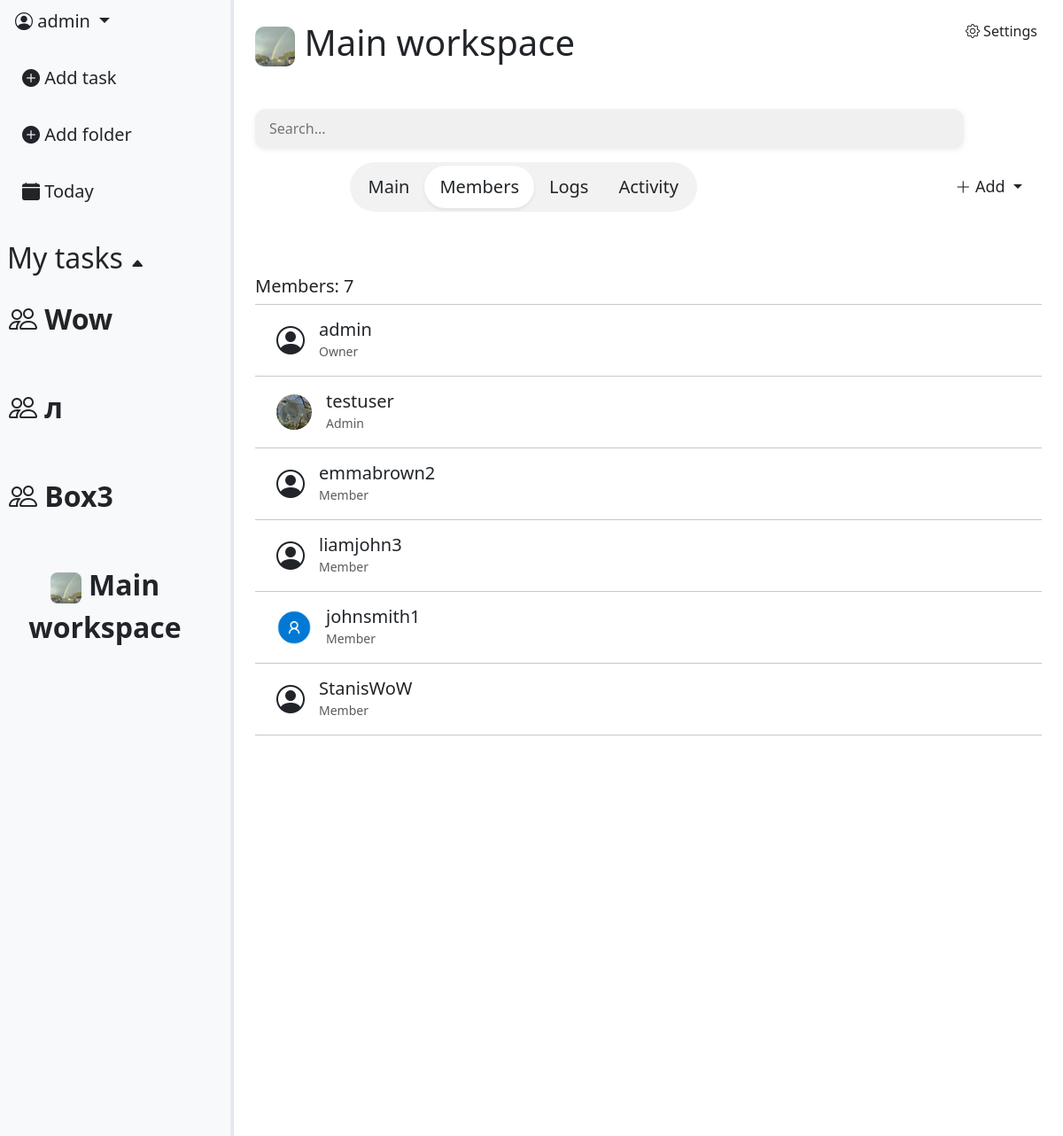
/workspace/20/?tab=members (signed in), run on the app's committed database.
### task_app/models.py (models this page shows, shortened)
class Workspace(models.Model):
    INVITE_PERMISSION = [
        ("owner_only", "Only owner"),
        ("owner_admin", "Owner & Admin"),
                ]
    WORKSPACE_SPACE = [
        ("one", "Just me"),
        ("two_five", "Group (2-5)"),
        ("six_fifteen", "Team (6-15)"),
    ]
    SPACE_LIMITS = {
        "one": 1,
        "two_five": 5,
        "six_fifteen": 15,
    }
    name = models.CharField(max_length=64)
    invite_role = models.CharField(max_length=16,
                                choices=INVITE_PERMISSION,
                                default='owner_admin')
    workspace_space = models.CharField(max_length=16, choices=WORKSPACE_SPACE, default='one')
    icon = models.ImageField(null=True, blank=True)
    created_at = models.DateTimeField(auto_now_add=True)
    owner = models.ForeignKey(User,
                            on_delete=models.CASCADE,
                            related_name='workspace_creator')

class WorkspaceMember(models.Model):
    MEMBER_PERMISSION = [
        ("owner", "Owner"),
        ("admin", "Admin"),
        ("member", "Member"),
                ]
    workspace = models.ForeignKey(Workspace,
                                on_delete=models.CASCADE,
                                related_name="members")
    member = models.ForeignKey(User,
                                on_delete=models.CASCADE,
                                related_name='workspace_member')
    role = models.CharField(max_length=16, choices=MEMBER_PERMISSION, default='member')
    joined_at = models.DateTimeField(auto_now_add=True)
    is_active = models.BooleanField(
        default=True
    )
    class Meta:
        unique_together = ('workspace', 'member')

class Profile(models.Model):
    user = models.OneToOneField(User, on_delete=models.CASCADE, related_name='profile')
    avatar = models.ImageField(upload_to='avatars/', null=True, blank=True)

### workspace_app/views.py (the view, shortened to what this page needs)
# urls.py: path('workspace/<int:pk>/', views.WorkspaceDetailView.as_view(), name="workspace_detail"),
class WorkspaceDetailView(LoginRequiredMixin, DetailView):
    model = Workspace
    context_object_name = "workspace"
    template_name = "workspace/workspace_detail.html"
    def get_queryset(self):
        return Workspace.objects.filter(
            members__member=self.request.user,
            members__is_active=True
        )
    def get_context_data(self, **kwargs):
        context = super().get_context_data(**kwargs)
        context['tab'] = self.request.GET.get('tab', 'main')
        context['boxes'] = Box.objects.filter(
            workspace=self.object
        ).prefetch_related('folders')
        context['members'] = WorkspaceMember.objects.filter(
            workspace=self.object,
            is_active=True
        ).select_related('member', 'member__profile').annotate(
            role_order=Case(
                When(role='owner', then=0),
                When(role='admin', then=1),
                When(role='member', then=2),
                default=3,
                output_field=IntegerField()
            )
        ).order_by('role_order')
        context['owner_candidates'] = WorkspaceMember.objects.filter(
            workspace=self.object,
            is_active=True,
        ).exclude(role='owner').select_related('member', 'member__profile')
        context['folders'] = Folder.objects.filter(
            creator=self.request.user,
            box__isnull=True
        )
        context['workspaces'] = Workspace.objects.filter(
            members__member=self.request.user,
            members__is_active=True
        )
        context['user_role'] = WorkspaceMember.objects.get(
            workspace=self.object,
            member=self.request.user
        ).role
        context["box_form"] = BoxForm()
        context["folders_count"] = Folder.objects.filter(workspace=self.object).count()
        context['task_form'] = TaskForm()
        context['folder_form'] = FolderForm()
        boxes_data = []
        for box in context['boxes']:
            boxes_data.append({
                'id': box.pk,
                'name': box.name,
                'folders': [
                    {'id': f.pk, 'name': f.name}
                    for f in box.folders.all()
                ]
            })
        context['boxes_json'] = json.dumps(boxes_data)
        if context['tab'] == 'logs':
                if context['user_role'] != 'owner':
                    raise Http404
        return context

### templates/workspace/workspace_detail.html (shortened to what this page needs)
{% extends 'base.html' %}
{% load static %}
{% load custom_tags %}
{% block content %}
    <div class="d-flex">
        {% include 'includes/leftbar.html' %}
        <div class="p-4" style="flex: 1 1 0; min-width: 0; position: relative;">
            {% if user_role == 'owner' or user_role == 'admin' %}
                <div style="position: absolute; top: 16px; right: 16px;">
                    <a class="btn" data-bs-toggle="modal" data-bs-target="#WorkspaceSettingsModal">
                        <i class="bi bi-gear"></i> Settings
                    </a>
                </div>
            {% elif user_role == 'member' %}
                <div style="position: absolute; top: 16px; right: 16px;">
                    <a class="btn" data-bs-toggle="modal" data-bs-target="#LeaveWorkspaceModal">
                        <i class="bi bi-box-arrow-left"></i> Leave
                    </a>
                </div>
            {% endif %}
            <h1>
                {% if workspace.icon %}
                    <img src="{{ workspace.icon.url }}"
                        style="width: 45px; height: 45px; border-radius: 10px; object-fit: cover; vertical-align: middle;">
                {% else %}
                    <i class="bi bi-people"></i>
                {% endif %}
                {{ workspace.name }}
            </h1>
            <br>
            <div class="mb-3 mt-3" style="max-width: 800px; {% if tab == 'activity' %}visibility: hidden;{% endif %}">
                <input type="text" class="custom-search" id="workspace-search" placeholder="Search...">
            </div>
            <div class="d-flex align-items-center" style="margin-left: 12%;">
                <div class="d-inline-flex p-1 rounded-pill"
                    style="background: rgba(0, 0, 0, 0.05); {% if user_role == 'member' %}width: fit-content{% endif %}">
                    <a href="?tab=main"
                        class="btn btn-lg rounded-pill px-3 {% if tab == 'main' %}bg-white shadow-sm{% endif %}">
                        Main
                    </a>
                    {% if user_role == 'owner' or user_role == 'admin' %}
                    <a href="?tab=members"
                        class="btn btn-lg rounded-pill px-3 {% if tab == 'members' %}bg-white shadow-sm{% endif %}">
                        Members
                    </a>
                    {% endif %}
                    {% if user_role == 'owner' %}
                    <a href="?tab=logs"
                        class="btn btn-lg rounded-pill px-3 {% if tab == 'logs' %}bg-white shadow-sm{% endif %}">
                        Logs
                    </a>
                    {% endif %}
                    <a href="?tab=activity"
                        class="btn btn-lg rounded-pill px-3 {% if tab == 'activity' %}bg-white shadow-sm{% endif %}">
                        Activity
                    </a>
                </div>
                <div class="ms-auto">
                    {% if user_role == 'owner' or user_role == 'admin' %}
                        <div class="dropdown">
                            <button class="btn btn-sm dropdown-toggle custom_priorety_select_menu_lg"
                                type="button" data-bs-toggle="dropdown">
                                <i class="bi bi-plus-lg"></i> Add
                            </button>
                        </div>
                    {% elif user_role == 'member' %}
                        <button class="btn" data-bs-toggle="modal" data-bs-target="#AddBoxModal">
                            <i class="bi bi-plus-lg"></i> Add box
                        </button>
                    {% endif %}
                </div>
            </div>
            <br><br>
            {% if tab == 'main' %}
                {% include 'workspace/main_tab.html' %}
            {% elif tab == 'members' and user_role in 'owner admin' %}
                {% include 'workspace/members_tab.html' %}
            {% elif tab == 'logs' and user_role == 'owner' %}
                {% include 'workspace/logs_tab.html' %}
            {% elif tab == 'activity' %}
                {% include 'workspace/activity_tab.html' %}
            {% endif %}
        </div>
    </div>
{% endblock %}

### templates/includes/leftbar.html (shortened to what this page needs)
<div id="leftbar" class="bg-light border-end d-flex flex-column" style="width: 22%; height: 100vh; position: relative; overflow: hidden;">
    <div class="flex-shrink-0">
        <div class="dropdown-center mb-3">
            <button class="btn btn-lg dropdown-toggle" type="button" data-bs-toggle="dropdown" aria-expanded="false">
                {% if user.profile and user.profile.avatar %}
                    <img src="{{ user.profile.avatar.url }}"
                        style="width: 30px; height: 30px; border-radius: 50%; object-fit: cover; vertical-align: middle;">
                {% else %}
                    <i class="bi bi-person-circle"></i>
                {% endif %}
                {{ user.username }}
            </button>
        </div>
        <div class="d-flex flex-column align-items-start gap-3 ps-2">
            <a class="btn btn-lg"
                data-bs-toggle="modal"
                data-bs-target="#TaskModal"
                data-workspace-id="{{ workspace.pk }}">
                <i class="bi bi-plus-circle-fill"></i> Add task
            </a>
            <a class="btn btn-lg"
                data-bs-toggle="modal"
                data-bs-target="#FolderModal"
                data-workspace-id="{{ workspace.pk }}">
                <i class="bi bi-plus-circle-fill"></i> Add folder
            </a>
            <a class="btn btn-lg" href="{% url 'tasks:task_list' %}">
                <i class="bi bi-calendar-fill"></i> Today
            </a>
        </div>
    </div>
    <br>
    {% if workspace and current_folder %}
        <div class="ps-2 mt-2">
            <a href="{% url 'workspace:workspace_detail' workspace.pk %}"
                class="btn btn-lg ps-2 fw-bold" style="font-size: 1.6rem;">
                <i class="bi bi-people"></i> {{ workspace.name }}
            </a>
        </div>
        <div style="flex: 1 1 0; min-height: 0; overflow-y: auto; overflow-x: hidden; margin-right: 10px;">
            {% for box in workspace_boxes %}
                <div class="folder-row d-flex align-items-center justify-content-between p-2 rounded"
                    style="cursor: pointer; user-select: none;"
                    onclick="toggleBox({{ box.pk }})">
                    <span class="btn btn-lg fw-bold ps-2" style="font-size: 1.5rem;">
                        <i id="box-arrow-{{ box.pk }}" class="bi bi-caret-up-fill" style="font-size: 14px;"></i>
                        {{ box.name }}
                    </span>
                </div>
                <div id="box-folder-{{ box.pk }}" class="ps-4" style="overflow: hidden; transition: 0.3s;">
                    {% for folder in box.folders.all %}
                        <div class="folder-row d-flex align-items-center p-2 rounded">
                            <a href="{% url 'workspace:folder-detail' pk=workspace.pk folder_id=folder.pk %}"
                                class="btn btn-lg"
                                style="color: {{ folder.color }}; font-weight: bold; font-size: 1.4rem;">
                                #{{ folder.name }}
                            </a>
                        </div>
                    {% endfor %}
                </div>
            {% endfor %}
        </div>
    {% else %}
        <div class="ps-2 mt-2">
            <h2 id="folders-toggle" style="cursor: pointer; user-select: none;">
                My tasks <span id="folders-arrow" class="bi bi-caret-up-fill" style="font-size: 16px;"></span>
            </h2>
        </div>
        <div id="workspace_list" style="flex: 1 1 0; min-height: 0; overflow-y: auto; overflow-x: hidden; margin-right: 10px;">
            <div class="d-flex flex-column align-items-start gap-3 ps-0">
                {% for workspace in workspaces %}
                    <div class="folder-row d-flex align-items-center justify-content-between p-2 rounded">
                        <a href="{% url 'workspace:workspace_detail' workspace.pk %}"
                        class="btn btn-lg ps-0"
                        style="font-size: 32px; font-weight: 600;">
                            {% if workspace.icon %}
                                <img src="{{ workspace.icon.url }}"
                                    style="width: 35px; height: 35px; border-radius: 8px; object-fit: cover; vertical-align: middle;">
                            {% else %}
                                <i class="bi bi-people"></i>
                            {% endif %}
                            {{ workspace.name }}
                        </a>
                    </div>
                {% endfor %}
            </div>
        </div>
    {% endif %}
    <div id="leftbar-resizer"
        style="position: absolute;
            top: 0;right: 0; width: 3.5px; height: 100%;cursor: col-resize;
            z-index: 100;">
    </div>
</div>

### templates/workspace/members_tab.html (shortened to what this page needs)
<br>
<div class="d-flex align-items-center">
    <h5>Members: {{ members.count }}</h5>
</div>
<hr class="m-0">
<div id="members-container" style="max-height: 500px; overflow-y: auto; overflow-x: hidden; padding-bottom: 140px;">
    {% for member in members %}
        <div class="d-flex align-items-center p-3"
            data-member-entry
            data-search-text="{{ member.member.username }} {{ member.role }}"
            style="position: relative; {% if user_role == 'owner' or user_role == 'admin' %}cursor: pointer;{% endif %}"
            {% if user_role == 'owner' or user_role == 'admin' %}
                data-member-pk="{{ member.pk }}"
                data-member-username="{{ member.member.username }}"
                data-member-email="{{ member.member.email }}"
                data-member-role="{{ member.role }}"
                data-member-joined="{{ member.joined_at|date:'d M Y' }}"
            {% endif %}>
            {% if member.member.profile.avatar %}
                <img src="{{ member.member.profile.avatar.url }}"
                    style="width: 40px; height: 40px; border-radius: 50%; object-fit: cover; margin-left: 8px;">
            {% else %}
                <i class="bi bi-person-circle ms-2" style="font-size: 2rem;"></i>
            {% endif %}
            <div class="ms-3">
                <h5 class="mb-0">{{ member.member.username }}</h5>
                <small class="text-muted">
                    {% if member.role == 'owner' %} Owner
                    {% elif member.role == 'admin' %} Admin
                    {% else %} Member
                    {% endif %}
                </small>
            </div>
        </div>
        <hr class="m-0">
    {% empty %}
        <p class="text-muted text-center mt-4">No members yet</p>
    {% endfor %}
</div>

### data on the page
Workspace: name "Wow"
Workspace: name "л"
Workspace: name "Box3"
Workspace: icon (picture), name "Main workspace"
WorkspaceMember: member.username "admin", role "Owner"
WorkspaceMember: member.profile.avatar (picture), member.username "testuser", role "Admin"
WorkspaceMember: member.username "emmabrown2", role "Member"
WorkspaceMember: member.username "liamjohn3", role "Member"
WorkspaceMember: member.profile.avatar (picture), member.username "johnsmith1", role "Member"
WorkspaceMember: member.username "StanisWoW", role "Member"

### other printed values
{{ user.username }} "admin"
{{ members.count }} "7"
